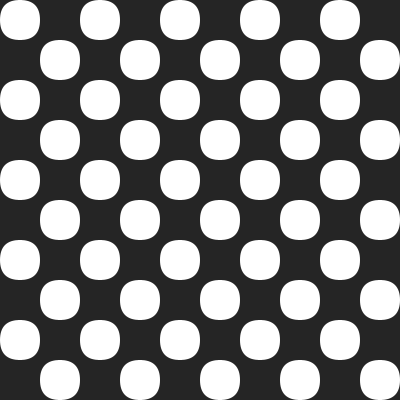
Frame 1 (no input)
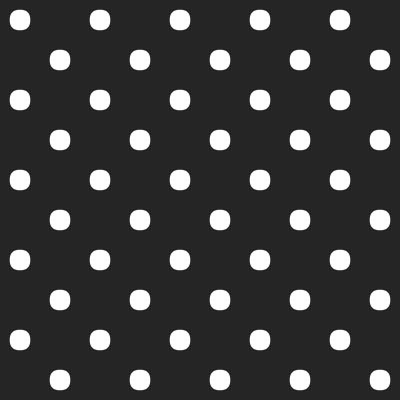
Frame 60 (the mouse pressed at the canvas centre just before this capture)
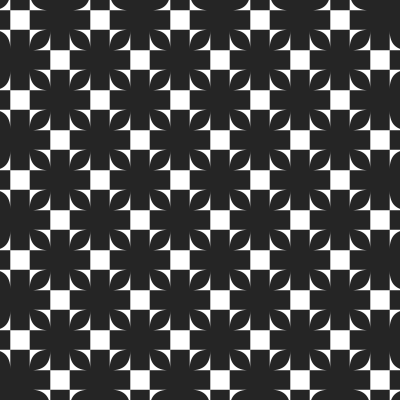
Frame 120 (the mouse held since frame 60 and released just before this capture)

The Processing sketch that drew these frames (run headless with seeded random() and noise(); from frame 60 on, the mouse is pressed at the canvas centre):

// Processing sketch: codeADay37
// ── codeADay37.pde

int start = 0;
boolean light = true;
int size = 40;

void setup() {
  size(400, 400);
  smooth(3);
  rectMode(CENTER);
  noStroke();
}

void draw() {
  if (start%180 == 0) {
    light = !light;
  }
  
  if (light) {
    background(255);
  } else {
    background(37);
  }
  
  int firstPass = size + size/2;
  int secondPass = size/2;
  int thirdPass = size/2;
  int fourthPass = size + size/2;
  
  if (!light) {
    firstPass = size + size/2;
    secondPass = size + size/2;
    thirdPass = size/2;
    fourthPass = size/2;
  }
    for (int i = firstPass; i < width; i+=(size*2)) {
       for (int j = secondPass; j < height; j+=(size*2)) {
         pushMatrix();
         translate(i, j);
         if (light) {
           fill(37);
         } else {
           fill(255);
         }
         rect(0, 0, cos(radians(360-start))*size, cos(radians(360-start))*size, cos(radians(start))*size);
         popMatrix();
       }
     }
    
    for (int i = thirdPass; i <= width; i+=(size*2)) {
       for (int j = fourthPass; j < height; j+=(size*2)) {
         pushMatrix();
         translate(i, j);
         if (light) {
           fill(37);
         } else {
           fill(255);
         }
         rect(0, 0, cos(radians(360-start))*size, cos(radians(360-start))*size, cos(radians(start))*size);
         popMatrix();
       }
    }
  start+=1;
}
